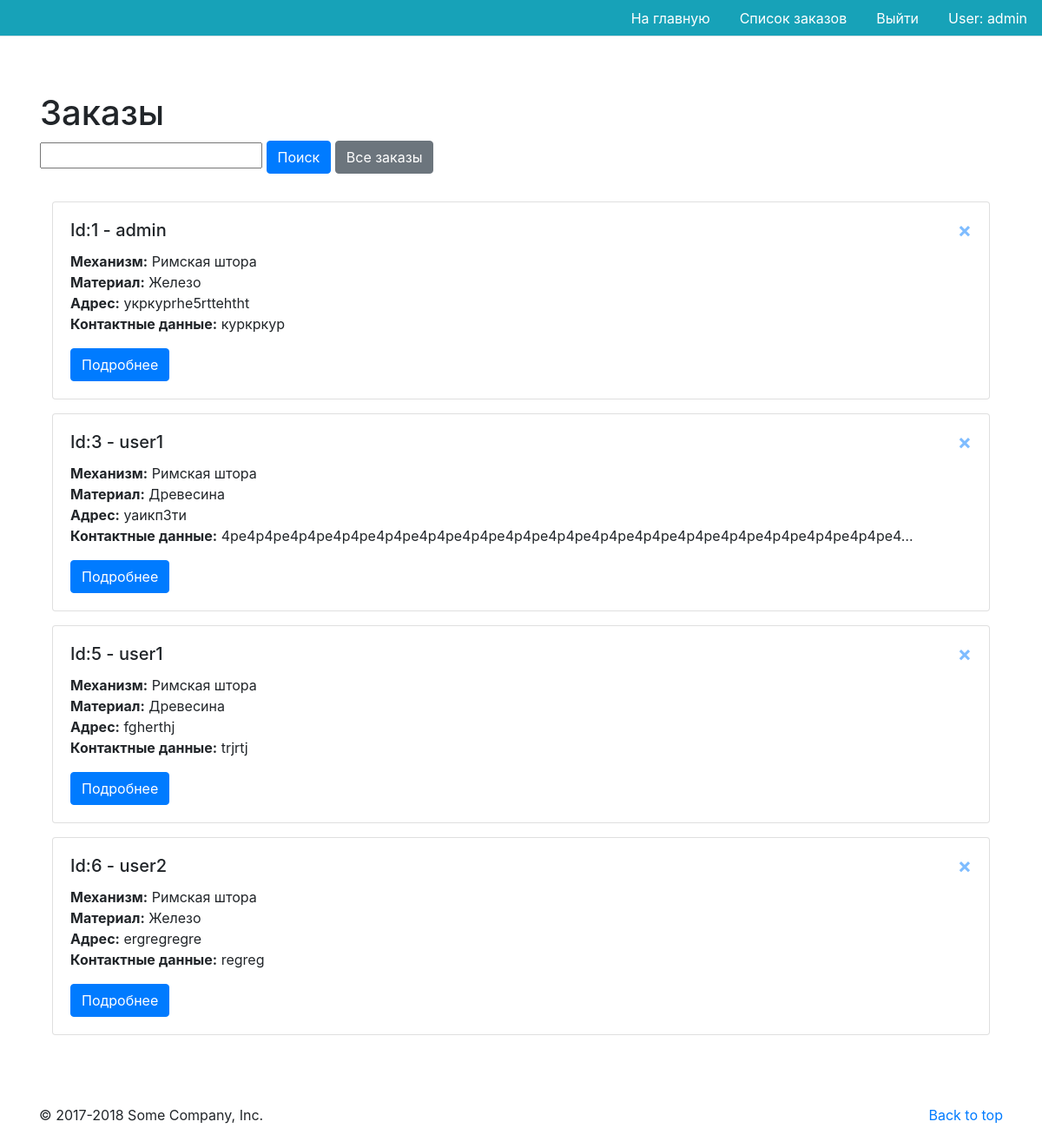
Screenshot of /orders/ (signed in) with the database file from the repository.
### order/models.py (models this page shows, shortened)
class Order(models.Model):
    author = models.ForeignKey(User, on_delete=models.CASCADE)
    mechanism = models.ForeignKey('Mechanism', on_delete=models.CASCADE)
    material = models.ForeignKey('Material', on_delete=models.CASCADE)
    address = models.TextField(
        help_text='Адрес клиента',
        verbose_name='Адрес'
    )
    contacts = models.TextField(
        help_text='Контактные данные клиента',
        verbose_name='Контакты'
    )

class Mechanism(models.Model):
    name = models.CharField(
        max_length=1000,
        help_text='Название механизма',
        verbose_name='Механизм'
    )
    price = models.DecimalField(
        max_digits=10,
        decimal_places=2,
        default=0.0,
    )
    def __str__(self):
        return self.name

class Material(models.Model):
    name = models.CharField(
        max_length=1000,
        help_text='Название материала',
        verbose_name='Материал'
    )
    price = models.DecimalField(
        max_digits=10,
        decimal_places=2,
        default=0.0,
    )
    def __str__(self):
        return self.name

### order/views.py (the view)
# urls.py: path('orders/', views.OrderListView.as_view(), name='order_list'),
class OrderListView(LoginRequiredMixin, generic.ListView):
    model = Order
    template_name = 'order/order_list.html'
    form_class = SearchForm
    paginate_by = 5
    def get_context_data(self, **kwargs):
        context = super().get_context_data(**kwargs)
        context['form'] = SearchForm()
        return context
    def get_queryset(self):
        form = self.form_class(self.request.GET)
        if form.is_valid():
            if self.request.user.is_superuser:
                return Order.objects.filter(id__icontains=form.cleaned_data['query'])
            else:
                return Order.objects.filter(author=self.request.user).filter(id__icontains=form.cleaned_data['query'])
        if self.request.user.is_superuser:
            return Order.objects.all()
        else:
            return Order.objects.filter(author=self.request.user)

### order/forms.py
class SearchForm(forms.Form):
    query = forms.CharField(label='')

### order/templates/order/order_list.html
{% extends "base_generic.html" %}
{% block content %}
<div class="container mt-md-5 p-3">
  <h1>Заказы{% if request.GET.search %} по запросу "{{ request.GET.search }}"{% endif %}</h1>
  <form method='GET'>
    {{ form }}
    <input class="btn btn-primary" type='submit' value="Поиск">
    <a href="{% url 'order_list' %}" class="btn btn-secondary">Все заказы</a>
  </form>
</div>
<section class="container row m-3 ml-auto mr-auto">
  {% if order_list %}
  <ul class="list-unstyled col-12">
    {% for order in order_list %}
    <li class="mb-3">
      <div class="card">
        <div class="card-body">
          <button type="button" class="close">
            <a href="{% url 'order_delete' order.id %}" aria-hidden="true">&times;</a>
          </button>
          <h5 class="card-title">Id:{{ order.id }} {% if user.is_superuser %} - {{ order.author }} {% endif %}</h5>
          <div class="card-text"><b>Механизм:</b> {{ order.mechanism }}</div>
          <div class="card-text"><b>Материал:</b> {{ order.material }}</div>
          <div class="card-text"><b>Адрес:</b> {{ order.address|truncatechars:80 }}</div>
          <div class="card-text"><b>Контактные данные:</b> {{ order.contacts|truncatechars:80 }}</div>
          <a href="{{ order.id }}" class="btn btn-primary mt-3">Подробнее</a>
        </div>
      </div>
    </li>
    {% endfor %}
  </ul>
  {% else %}
  <p>Здесь ещё нет заказов.</p>
  {% endif %}
</section>
{% endblock %}

### order/templates/base_generic.html (shortened to what this page needs)
<!DOCTYPE html>
<html lang="en">
<head>
  <link rel="stylesheet" href="https://stackpath.bootstrapcdn.com/bootstrap/4.3.1/css/bootstrap.min.css">
  {% load static %}
  <link rel="stylesheet" href="{% static 'css/styles.css' %}">
</head>
<body>
  {% block navbar %}
  <ul class="nav justify-content-end nav-tabs bg-info">
    <li class="nav-item">
      <a class="nav-link text-white" href="{% url 'index' %}">На главную</a>
    </li>
    {% if user.is_authenticated %}
    <li class="nav-item">
      <a class="nav-link text-white" href="{% url 'order_list' %}">Список заказов</a>
    </li>
    <li class="nav-item">
      <a class="nav-link text-white" href="{% url 'logout' %}?next={{request.path}}">Выйти</a>
    </li>
    <li class="nav-item">
      <a class="nav-link text-white disabled">User: {{ user.get_username }}</a>
    </li>
    {% else %}
    <li class="nav-item">
      <a class="nav-link text-white" href="{% url 'login' %}?next={{request.path}}">Войти</a>
    </li>
    {% endif %}
  </ul>
  {% endblock %}
  <div class="container-fluid">
    <div>
      {% block content %}{% endblock %}
    </div>
  </div>
  <footer class="container pb-5 mt-5">
    <p class="float-right"><a href="#">Back to top</a></p>
    <p>© 2017-2018 Some Company, Inc.</p>
  </footer>
</body>
</html>

### rows the page displays
Order: id "1", author "admin", mechanism "Римская штора", material "Железо", address "укркурrhe5rttehtht", contacts "куркркур"
Order: id "3", author "user1", mechanism "Римская штора", material "Древесина", address "уаикп3ти", contacts "4ре4р4ре4р4ре4р4ре4р4ре4р4ре4р4ре4р4ре4р4ре4р4ре4р4ре4р4ре4р4ре4р4ре4р4ре4р4ре4…"
Order: id "5", author "user1", mechanism "Римская штора", material "Древесина", address "fgherthj", contacts "trjrtj"
Order: id "6", author "user2", mechanism "Римская штора", material "Железо", address "ergregregre", contacts "regreg"

### other values shown
{{ user.get_username }} "admin"
